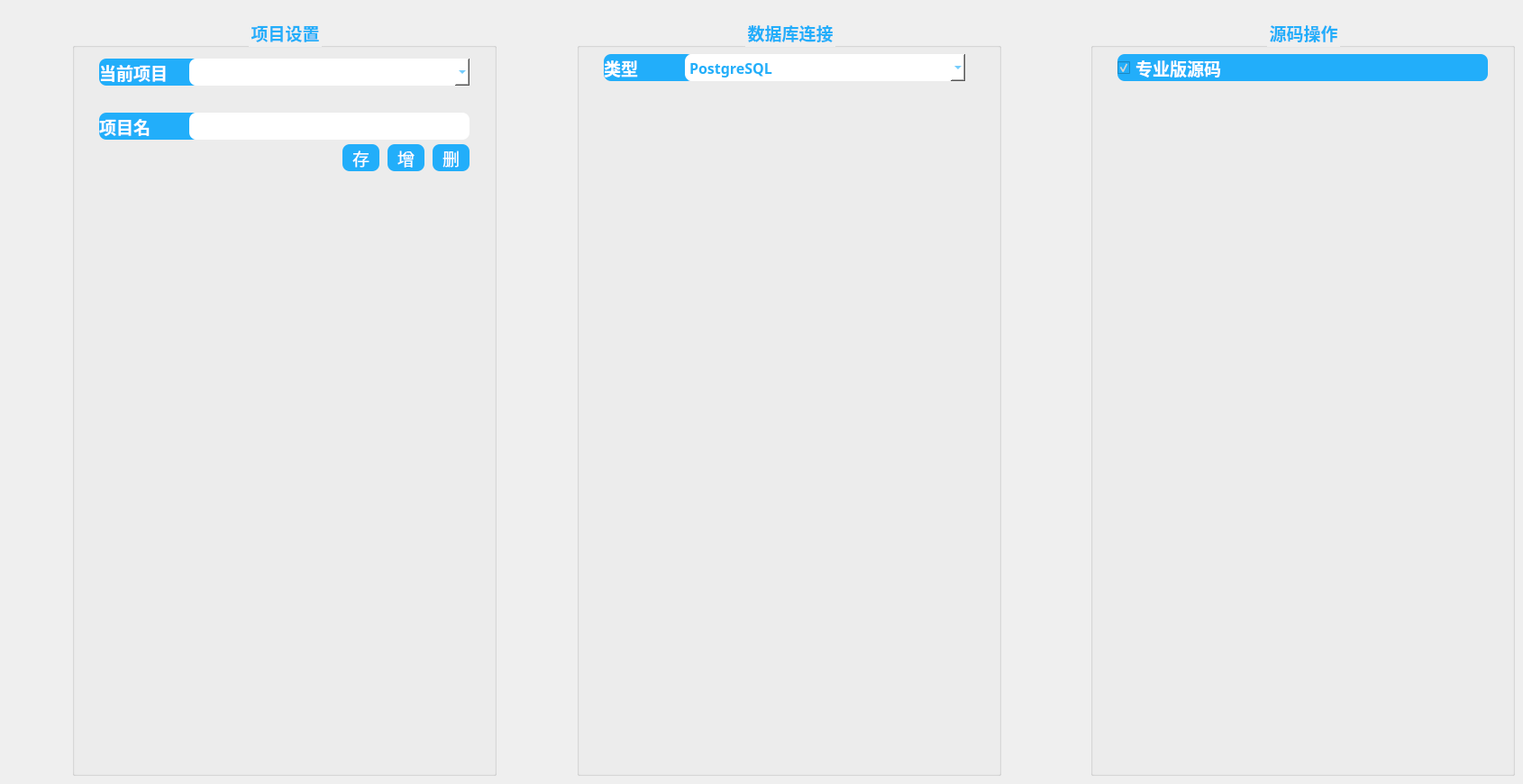
    <widget class="QWidget" name="page_11">
     <widget class="QGroupBox" name="groupBox">
      <property name="geometry">
       <rect>
        <x>80</x>
        <y>20</y>
        <width>471</width>
        <height>841</height>
       </rect>
      </property>
      <property name="font">
       <font>
        <family>微软雅黑</family>
        <pointsize>14</pointsize>
        <weight>75</weight>
        <bold>true</bold>
       </font>
      </property>
      <property name="styleSheet">
       <string notr="true">color: rgb(34, 174, 250);</string>
      </property>
      <property name="title">
       <string>项目设置</string>
      </property>
      <property name="alignment">
       <set>Qt::AlignCenter</set>
      </property>
      <property name="flat">
       <bool>false</bool>
      </property>
      <widget class="QLabel" name="label_currentproject">
       <property name="geometry">
        <rect>
         <x>30</x>
         <y>45</y>
         <width>111</width>
         <height>30</height>
        </rect>
       </property>
       <property name="font">
        <font>
         <pointsize>14</pointsize>
         <weight>75</weight>
         <bold>true</bold>
        </font>
       </property>
       <property name="styleSheet">
        <string notr="true">background-color: rgb(34, 174, 250);
color: rgb(255, 255, 255);
border-radius:8px;</string>
       </property>
       <property name="text">
        <string>当前项目</string>
       </property>
       <property name="scaledContents">
        <bool>false</bool>
       </property>
       <property name="margin">
        <number>7</number>
       </property>
       <property name="openExternalLinks">
        <bool>false</bool>
       </property>
      </widget>
      <widget class="QComboBox" name="comboBox_currentproject">
       <property name="geometry">
        <rect>
         <x>130</x>
         <y>45</y>
         <width>311</width>
         <height>30</height>
        </rect>
       </property>
       <property name="font">
        <font>
         <family>微软雅黑</family>
         <pointsize>12</pointsize>
         <weight>75</weight>
         <bold>true</bold>
        </font>
       </property>
       <property name="styleSheet">
        <string notr="true">background-color: rgb(255, 255, 255);
border-radius:8px;</string>
       </property>
      </widget>
      <widget class="QPushButton" name="PushButton_projectnameadd">
       <property name="geometry">
        <rect>
         <x>350</x>
         <y>140</y>
         <width>41</width>
         <height>30</height>
        </rect>
       </property>
       <property name="font">
        <font>
         <pointsize>14</pointsize>
        </font>
       </property>
       <property name="layoutDirection">
        <enum>Qt::LeftToRight</enum>
       </property>
       <property name="styleSheet">
        <string notr="true">background-color: rgb(34, 174, 250);
border-style:none;
border-radius:8px;
color: rgb(255, 255, 255);
</string>
       </property>
       <property name="text">
        <string>增</string>
       </property>
       <property name="iconSize">
        <size>
         <width>19</width>
         <height>19</height>
        </size>
       </property>
       <property name="autoRepeat">
        <bool>false</bool>
       </property>
       <property name="autoExclusive">
        <bool>false</bool>
       </property>
       <property name="autoDefault">
        <bool>false</bool>
       </property>
       <property name="default">
        <bool>false</bool>
       </property>
       <property name="flat">
        <bool>false</bool>
       </property>
      </widget>
      <widget class="QLabel" name="label_projectnameinput">
       <property name="geometry">
        <rect>
         <x>30</x>
         <y>105</y>
         <width>111</width>
         <height>30</height>
        </rect>
       </property>
       <property name="font">
        <font>
         <pointsize>14</pointsize>
         <weight>75</weight>
         <bold>true</bold>
        </font>
       </property>
       <property name="styleSheet">
        <string notr="true">background-color: rgb(34, 174, 250);
color: rgb(255, 255, 255);
border-radius:8px;</string>
       </property>
       <property name="text">
        <string>项目名</string>
       </property>
       <property name="scaledContents">
        <bool>false</bool>
       </property>
       <property name="margin">
        <number>7</number>
       </property>
       <property name="openExternalLinks">
        <bool>false</bool>
       </property>
      </widget>
      <widget class="QLineEdit" name="lineEdit_projectnameinput">
       <property name="geometry">
        <rect>
         <x>130</x>
         <y>105</y>
         <width>311</width>
         <height>30</height>
        </rect>
       </property>
       <property name="font">
        <font>
         <family>微软雅黑</family>
         <pointsize>12</pointsize>
         <weight>75</weight>
         <bold>true</bold>
        </font>
       </property>
       <property name="styleSheet">
        <string notr="true">background-color: rgb(255, 255, 255);
border-radius:8px;</string>
       </property>
      </widget>
      <widget class="QPushButton" name="PushButton_projectnamedelate">
       <property name="geometry">
        <rect>
         <x>400</x>
         <y>140</y>
         <width>41</width>
         <height>30</height>
        </rect>
       </property>
       <property name="font">
        <font>
         <pointsize>14</pointsize>
        </font>
       </property>
       <property name="layoutDirection">
        <enum>Qt::LeftToRight</enum>
       </property>
       <property name="styleSheet">
        <string notr="true">background-color: rgb(34, 174, 250);
border-style:none;
border-radius:8px;
color: rgb(255, 255, 255);
</string>
       </property>
       <property name="text">
        <string>删</string>
       </property>
       <property name="iconSize">
        <size>
         <width>19</width>
         <height>19</height>
        </size>
       </property>
       <property name="autoRepeat">
        <bool>false</bool>
       </property>
       <property name="autoExclusive">
        <bool>false</bool>
       </property>
       <property name="autoDefault">
        <bool>false</bool>
       </property>
       <property name="default">
        <bool>false</bool>
       </property>
       <property name="flat">
        <bool>false</bool>
       </property>
      </widget>
      <widget class="QPushButton" name="PushButton_projectnamesave">
       <property name="geometry">
        <rect>
         <x>300</x>
         <y>140</y>
         <width>41</width>
         <height>30</height>
        </rect>
       </property>
       <property name="font">
        <font>
         <pointsize>14</pointsize>
        </font>
       </property>
       <property name="layoutDirection">
        <enum>Qt::LeftToRight</enum>
       </property>
       <property name="styleSheet">
        <string notr="true">background-color: rgb(34, 174, 250);
border-style:none;
border-radius:8px;
color: rgb(255, 255, 255);
</string>
       </property>
       <property name="text">
        <string>存</string>
       </property>
       <property name="iconSize">
        <size>
         <width>19</width>
         <height>19</height>
        </size>
       </property>
       <property name="autoRepeat">
        <bool>false</bool>
       </property>
       <property name="autoExclusive">
        <bool>false</bool>
       </property>
       <property name="autoDefault">
        <bool>false</bool>
       </property>
       <property name="default">
        <bool>false</bool>
       </property>
       <property name="flat">
        <bool>false</bool>
       </property>
      </widget>
     </widget>
     <widget class="QGroupBox" name="groupBox_2">
      <property name="geometry">
       <rect>
        <x>640</x>
        <y>20</y>
        <width>471</width>
        <height>841</height>
       </rect>
      </property>
      <property name="font">
       <font>
        <family>微软雅黑</family>
        <pointsize>14</pointsize>
        <weight>75</weight>
        <bold>true</bold>
       </font>
      </property>
      <property name="styleSheet">
       <string notr="true">color: rgb(34, 174, 250);</string>
      </property>
      <property name="title">
       <string>数据库连接</string>
      </property>
      <property name="alignment">
       <set>Qt::AlignCenter</set>
      </property>
      <property name="flat">
       <bool>false</bool>
      </property>
      <widget class="QLabel" name="label_type">
       <property name="geometry">
        <rect>
         <x>30</x>
         <y>40</y>
         <width>100</width>
         <height>30</height>
        </rect>
       </property>
       <property name="font">
        <font>
         <pointsize>14</pointsize>
         <weight>75</weight>
         <bold>true</bold>
        </font>
       </property>
       <property name="styleSheet">
        <string notr="true">background-color: rgb(34, 174, 250);
color: rgb(255, 255, 255);
border-radius:8px;</string>
       </property>
       <property name="text">
        <string>类型</string>
       </property>
       <property name="scaledContents">
        <bool>false</bool>
       </property>
       <property name="margin">
        <number>7</number>
       </property>
       <property name="openExternalLinks">
        <bool>false</bool>
       </property>
      </widget>
      <widget class="QComboBox" name="comboBox_type">
       <property name="geometry">
        <rect>
         <x>120</x>
         <y>40</y>
         <width>311</width>
         <height>30</height>
        </rect>
       </property>
       <property name="font">
        <font>
         <family>微软雅黑</family>
         <pointsize>12</pointsize>
         <weight>75</weight>
         <bold>true</bold>
        </font>
       </property>
       <property name="styleSheet">
        <string notr="true">background-color: rgb(255, 255, 255);
border-radius:8px;</string>
       </property>
       <item>
        <property name="text">
         <string>PostgreSQL</string>
        </property>
       </item>
       <item>
        <property name="text">
         <string>SQLserver</string>
        </property>
       </item>
       <item>
        <property name="text">
         <string>SQLite</string>
        </property>
       </item>
       <item>
        <property name="text">
         <string>MySQL</string>
        </property>
       </item>
       <item>
        <property name="text">
         <string>MongoDB</string>
        </property>
       </item>
      </widget>
     </widget>
     <widget class="QGroupBox" name="groupBox_3">
      <property name="geometry">
       <rect>
        <x>1210</x>
        <y>20</y>
        <width>471</width>
        <height>841</height>
       </rect>
      </property>
      <property name="font">
       <font>
        <family>微软雅黑</family>
        <pointsize>14</pointsize>
        <weight>75</weight>
        <bold>true</bold>
       </font>
      </property>
      <property name="styleSheet">
       <string notr="true">color: rgb(34, 174, 250);</string>
      </property>
      <property name="title">
       <string>源码操作</string>
      </property>
      <property name="alignment">
       <set>Qt::AlignCenter</set>
      </property>
      <property name="flat">
       <bool>false</bool>
      </property>
      <widget class="QCheckBox" name="checkBox_Professional_source_code">
       <property name="geometry">
        <rect>
         <x>30</x>
         <y>40</y>
         <width>411</width>
         <height>30</height>
        </rect>
       </property>
       <property name="font">
        <font>
         <pointsize>14</pointsize>
         <weight>75</weight>
         <bold>true</bold>
        </font>
       </property>
       <property name="styleSheet">
        <string notr="true">background-color: rgb(34, 174, 250);
border-style:none;
border-radius:8px;
color: rgb(255, 255, 255);</string>
       </property>
       <property name="text">
        <string>专业版源码</string>
       </property>
       <property name="iconSize">
        <size>
         <width>16</width>
         <height>16</height>
        </size>
       </property>
       <property name="checked">
        <bool>true</bool>
       </property>
       <property name="tristate">
        <bool>false</bool>
       </property>
      </widget>
     </widget>
    </widget>
